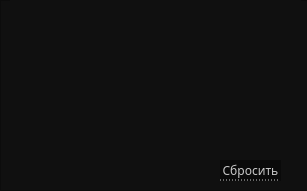
   <widget class="QWidget" name="volume">
    <property name="geometry">
     <rect>
      <x>0</x>
      <y>0</y>
      <width>307</width>
      <height>191</height>
     </rect>
    </property>
    <attribute name="icon">
     <iconset>
      <normaloff>../../images/down-arrow.png</normaloff>../../images/down-arrow.png</iconset>
    </attribute>
    <attribute name="label">
     <string>Объём комплекта [Гб]</string>
    </attribute>
    <widget class="QFrame" name="frameVolume">
     <property name="geometry">
      <rect>
       <x>0</x>
       <y>0</y>
       <width>311</width>
       <height>191</height>
      </rect>
     </property>
     <property name="styleSheet">
      <string notr="true">QFrame{
	background-color: #101010;
}
</string>
     </property>
     <property name="frameShape">
      <enum>QFrame::StyledPanel</enum>
     </property>
     <property name="frameShadow">
      <enum>QFrame::Raised</enum>
     </property>
     <widget class="QTableWidget" name="tableVolume">
      <property name="enabled">
       <bool>true</bool>
      </property>
      <property name="geometry">
       <rect>
        <x>10</x>
        <y>0</y>
        <width>291</width>
        <height>161</height>
       </rect>
      </property>
      <property name="font">
       <font>
        <family>Montserrat Medium</family>
        <stylestrategy>PreferAntialias</stylestrategy>
       </font>
      </property>
      <property name="mouseTracking">
       <bool>true</bool>
      </property>
      <property name="focusPolicy">
       <enum>Qt::NoFocus</enum>
      </property>
      <property name="autoFillBackground">
       <bool>false</bool>
      </property>
      <property name="styleSheet">
       <string notr="true">QHeaderView
{	
	background: rgb(30, 30, 30);
	color: #dddddd;
	border: 0px;
	font-size: 14px;
	min-width: 100px;	
	min-height: 30px;
}

QHeaderView::section{
	background: rgb(30, 30, 30);
	min-width: 10px;	
	min-height: 25px;
	border: 0px solid;
	border-right: 1px solid rgb(50,50,50); 
	color: #dddddd;
	font-size: 12px;
}

QHeaderView::section:hover {
   color: white;
	background-color: rgb(80,80,80);
}

QHeaderView::section{
    color: white;
	selection-background-color:#ffc0cb;
}

QTableWidget QTableCornerButton::section
{
	
	background: rgb(30, 30, 30);
	border-style: solid;
	border-width: 1px;
}

QTableWidget::item
{
 	border-bottom: 1px solid rgb(60,60,60); 
	border-right: 0px;
	border-left: 0px;
	border-top:0px;
}

QTableView
{
	background-color: #101010;
	color: #dddddd;
	border-top: 0px;
	border-right: 0px;
	border-left: 0px;
	border-bottom: 0px;
}

QTableWidget::item:hover {
    color: white;
	border-bottom: 1px solid rgb(180,180,180);
}      

QTableWidget::item:selected
{
 	color: white;
	border-bottom: 1px solid rgb(180,180,180);
}

QScrollBar:vertical {
	border: none;
    background-color: #151515;
    width: 8px;
    margin: 15px 0 15px 0;
	border-radius: 0px;
 }

/*  HANDLE BAR VERTICAL */
QScrollBar::handle:vertical {	
	background-color: #151515;
	min-height: 30px;
	border-radius: 0px;
	border: 1px solid;
	border-right: 0px;
	border-color: rgb(60,60,60);
}
QScrollBar::handle:vertical:hover{	
	background-color:  rgb(50,50,50);
	border-color: rgb(60,60,60);
}
QScrollBar::handle:vertical:pressed {	
	background-color: rgb(120, 0, 2);
}

/* BTN TOP - SCROLLBAR */
QScrollBar::sub-line:vertical {
	background-color: #151515;
	height: 15px;
	subcontrol-position: top;
	subcontrol-origin: margin;
	border: 0px;
	border-bottom: 1px solid rgb(180, 0, 0);
}
QScrollBar::sub-line:vertical:hover {	
	background-color: #575757;
	border-color: #242424;
}
QScrollBar::sub-line:vertical:pressed {	
	background-color: rgb(120, 0, 2);
}

/* BTN BOTTOM - SCROLLBAR */
QScrollBar::add-line:vertical {
	background-color: #151515;
	height: 15px;
	subcontrol-position: bottom;
	subcontrol-origin: margin;
	border: 1px solid;
	border-color: rgb(60,60,60);
	border: 1px solid;
	border-top:1px solid rgb(180, 0, 0);
	border-right: 0px;
	border-bottom: 0px;
}
QScrollBar::add-line:vertical:hover {	
	background-color: #575757;
	border-color: #242424;
}
QScrollBar::add-line:vertical:pressed {	
	background-color: rgb(120, 0, 2);
}
/* RESET ARROW */
QScrollBar::up-arrow:vertical, QScrollBar::down-arrow:vertical {
	background: none;
}

QScrollBar::add-page:vertical, QScrollBar::sub-page:vertical {
	background: none;
}</string>
      </property>
      <property name="editTriggers">
       <set>QAbstractItemView::AnyKeyPressed|QAbstractItemView::EditKeyPressed|QAbstractItemView::SelectedClicked</set>
      </property>
      <property name="selectionMode">
       <enum>QAbstractItemView::MultiSelection</enum>
      </property>
      <property name="selectionBehavior">
       <enum>QAbstractItemView::SelectRows</enum>
      </property>
      <property name="showGrid">
       <bool>false</bool>
      </property>
      <property name="gridStyle">
       <enum>Qt::SolidLine</enum>
      </property>
      <property name="sortingEnabled">
       <bool>true</bool>
      </property>
      <attribute name="horizontalHeaderVisible">
       <bool>false</bool>
      </attribute>
      <attribute name="horizontalHeaderCascadingSectionResizes">
       <bool>true</bool>
      </attribute>
      <attribute name="horizontalHeaderDefaultSectionSize">
       <number>120</number>
      </attribute>
      <attribute name="horizontalHeaderHighlightSections">
       <bool>false</bool>
      </attribute>
      <attribute name="horizontalHeaderMinimumSectionSize">
       <number>15</number>
      </attribute>
      <attribute name="horizontalHeaderShowSortIndicator" stdset="0">
       <bool>true</bool>
      </attribute>
      <attribute name="horizontalHeaderStretchLastSection">
       <bool>false</bool>
      </attribute>
      <attribute name="verticalHeaderVisible">
       <bool>false</bool>
      </attribute>
      <attribute name="verticalHeaderCascadingSectionResizes">
       <bool>false</bool>
      </attribute>
      <attribute name="verticalHeaderMinimumSectionSize">
       <number>10</number>
      </attribute>
      <column>
       <property name="text">
        <string>Выбор</string>
       </property>
      </column>
      <column>
       <property name="text">
        <string>Название</string>
       </property>
      </column>
     </widget>
     <widget class="QPushButton" name="btnResetVolume">
      <property name="geometry">
       <rect>
        <x>220</x>
        <y>160</y>
        <width>61</width>
        <height>21</height>
       </rect>
      </property>
      <property name="font">
       <font>
        <family>Montserrat Medium</family>
        <pointsize>9</pointsize>
       </font>
      </property>
      <property name="styleSheet">
       <string notr="true">QPushButton
{
	background-color: rgb(10, 10, 10);
	color:  rgb(200,200, 200);
	border: 0px;
	border-bottom: 1px dotted rgb(200, 200, 200);
}

QPushButton::hover
{
	color: red;
	border-bottom: 1px dotted red;
}
</string>
      </property>
      <property name="text">
       <string>Сбросить</string>
      </property>
     </widget>
    </widget>
   </widget>
